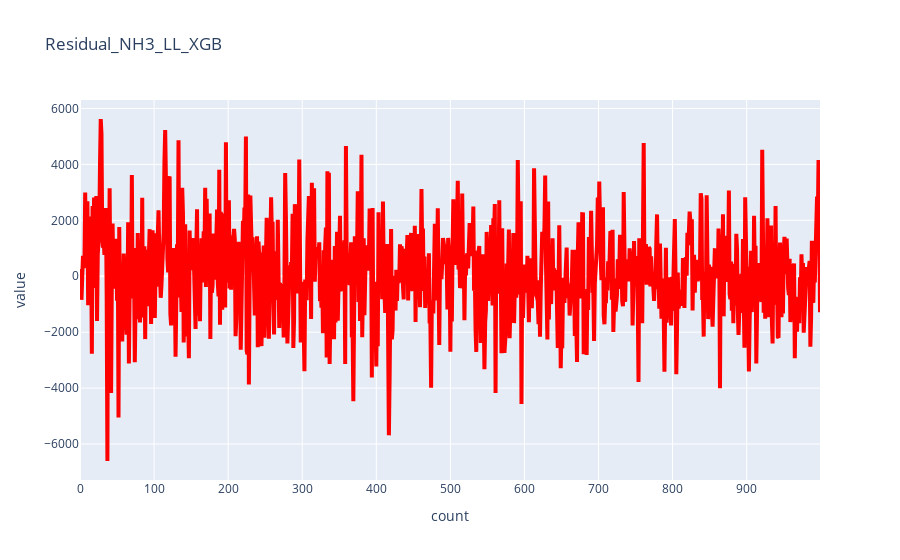

The code cell stored with this chart in its notebook:
### Code cell
#Plotting trend Residual#
path=r"D:\OneDrive - TATA INDUSTRIES LIMITED - TATA INSIGHTS & QUANTS DIVISION\TSL\TSJ\Steel_Making\Coke_Plant\New_ByProduct\Phase_2\NH3_LL\XGBoost"

import plotly.graph_objects as go
fig = go.Figure()

fig.add_trace(go.Scatter(x=df1.index, y=df1['Residual'], name='Residual',
line=dict(color='red', width=4)))

fig.update_layout(title='Residual_NH3_LL_XGB',
# yaxis_range=[-1,1],                 
xaxis_title='count',
yaxis_title='value')
fig.write_html(path+"\\plot\\"+"nh3ll_residual_plot_v5_unseen_4_raw_Try1"+".html")
fig.show()

### Figure 1 — Plotly figure (JSON) as saved in the notebook; plotly's stock layout.template omitted (floating-point values rounded to 4 significant figures; data arrays with more than 128 entries replaced by an {"elided": "..."} marker saying what was removed)
{"data": [{"line": {"color": "red", "width": 4}, "name": "Residual", "type": "scatter", "x": {"elided": "1000 int values"}, "y": {"elided": "1000 float values"}}], "layout": {"title": {"text": "Residual_NH3_LL_XGB"}, "xaxis": {"title": {"text": "count"}}, "yaxis": {"title": {"text": "value"}}}}
